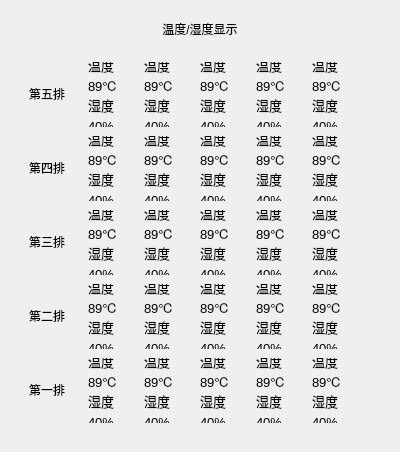
<?xml version="1.0" encoding="UTF-8"?>
<ui version="4.0">
 <class>Tem_show</class>
 <widget class="QWidget" name="Tem_show">
  <property name="geometry">
   <rect>
    <x>0</x>
    <y>0</y>
    <width>400</width>
    <height>452</height>
   </rect>
  </property>
  <property name="windowTitle">
   <string>Form</string>
  </property>
  <layout class="QVBoxLayout" name="verticalLayout">
   <item>
    <widget class="QWidget" name="status_panel" native="true">
     <layout class="QVBoxLayout" name="verticalLayout_2" stretch="2,6">
      <item>
       <layout class="QHBoxLayout" name="horizontalLayout_3" stretch="1,1,1">
        <item>
         <spacer name="horizontalSpacer_2">
          <property name="orientation">
           <enum>Qt::Horizontal</enum>
          </property>
          <property name="sizeHint" stdset="0">
           <size>
            <width>20</width>
            <height>10</height>
           </size>
          </property>
         </spacer>
        </item>
        <item>
         <widget class="QLabel" name="label_3">
          <property name="maximumSize">
           <size>
            <width>16777215</width>
            <height>30</height>
           </size>
          </property>
          <property name="styleSheet">
           <string notr="true">font: 15pt &quot;Cantarell&quot;;
border: 0px;
/*color: rgb(138, 226, 52);*/
background-color: transparent;</string>
          </property>
          <property name="text">
           <string>温度/湿度显示</string>
          </property>
          <property name="alignment">
           <set>Qt::AlignCenter</set>
          </property>
         </widget>
        </item>
        <item>
         <spacer name="horizontalSpacer">
          <property name="orientation">
           <enum>Qt::Horizontal</enum>
          </property>
          <property name="sizeHint" stdset="0">
           <size>
            <width>176</width>
            <height>10</height>
           </size>
          </property>
         </spacer>
        </item>
       </layout>
      </item>
      <item>
       <widget class="QWidget" name="widget_3" native="true">
        <layout class="QVBoxLayout" name="verticalLayout_3">
         <property name="spacing">
          <number>0</number>
         </property>
         <item>
          <widget class="QWidget" name="fifth" native="true">
           <layout class="QHBoxLayout" name="horizontalLayout_8">
            <property name="leftMargin">
             <number>0</number>
            </property>
            <property name="bottomMargin">
             <number>0</number>
            </property>
            <item>
             <widget class="QLabel" name="label_24">
              <property name="maximumSize">
               <size>
                <width>60</width>
                <height>50</height>
               </size>
              </property>
              <property name="styleSheet">
               <string notr="true">border:0px;</string>
              </property>
              <property name="text">
               <string>第五排</string>
              </property>
              <property name="wordWrap">
               <bool>true</bool>
              </property>
             </widget>
            </item>
            <item>
             <widget class="QLabel" name="sta_fiv_1">
              <property name="minimumSize">
               <size>
                <width>50</width>
                <height>50</height>
               </size>
              </property>
              <property name="maximumSize">
               <size>
                <width>50</width>
                <height>70</height>
               </size>
              </property>
              <property name="font">
               <font>
                <pointsize>10</pointsize>
               </font>
              </property>
              <property name="text">
               <string>温度89℃
湿度40%</string>
              </property>
              <property name="wordWrap">
               <bool>true</bool>
              </property>
             </widget>
            </item>
            <item>
             <widget class="QLabel" name="sta_fiv_2">
              <property name="minimumSize">
               <size>
                <width>50</width>
                <height>50</height>
               </size>
              </property>
              <property name="maximumSize">
               <size>
                <width>50</width>
                <height>70</height>
               </size>
              </property>
              <property name="font">
               <font>
                <pointsize>10</pointsize>
               </font>
              </property>
              <property name="text">
               <string>温度89℃
湿度40%</string>
              </property>
              <property name="wordWrap">
               <bool>true</bool>
              </property>
             </widget>
            </item>
            <item>
             <widget class="QLabel" name="sta_fiv_3">
              <property name="minimumSize">
               <size>
                <width>50</width>
                <height>50</height>
               </size>
              </property>
              <property name="maximumSize">
               <size>
                <width>50</width>
                <height>70</height>
               </size>
              </property>
              <property name="font">
               <font>
                <pointsize>10</pointsize>
               </font>
              </property>
              <property name="text">
               <string>温度89℃
湿度40%</string>
              </property>
              <property name="wordWrap">
               <bool>true</bool>
              </property>
             </widget>
            </item>
            <item>
             <widget class="QLabel" name="sta_fiv_4">
              <property name="minimumSize">
               <size>
                <width>50</width>
                <height>50</height>
               </size>
              </property>
              <property name="maximumSize">
               <size>
                <width>50</width>
                <height>70</height>
               </size>
              </property>
              <property name="font">
               <font>
                <pointsize>10</pointsize>
               </font>
              </property>
              <property name="text">
               <string>温度89℃
湿度40%</string>
              </property>
              <property name="wordWrap">
               <bool>true</bool>
              </property>
             </widget>
            </item>
            <item>
             <widget class="QLabel" name="sta_fiv_5">
              <property name="minimumSize">
               <size>
                <width>50</width>
                <height>50</height>
               </size>
              </property>
              <property name="maximumSize">
               <size>
                <width>50</width>
                <height>70</height>
               </size>
              </property>
              <property name="font">
               <font>
                <pointsize>10</pointsize>
               </font>
              </property>
              <property name="text">
               <string>温度89℃
湿度40%</string>
              </property>
              <property name="wordWrap">
               <bool>true</bool>
              </property>
             </widget>
            </item>
           </layout>
          </widget>
         </item>
         <item>
          <widget class="QWidget" name="fourth" native="true">
           <layout class="QHBoxLayout" name="horizontalLayout_7">
            <property name="leftMargin">
             <number>0</number>
            </property>
            <property name="bottomMargin">
             <number>0</number>
            </property>
            <item>
             <widget class="QLabel" name="label_19">
              <property name="maximumSize">
               <size>
                <width>60</width>
                <height>50</height>
               </size>
              </property>
              <property name="styleSheet">
               <string notr="true">border:0px;</string>
              </property>
              <property name="text">
               <string>第四排</string>
              </property>
              <property name="wordWrap">
               <bool>true</bool>
              </property>
             </widget>
            </item>
            <item>
             <widget class="QLabel" name="sta_fou_1">
              <property name="minimumSize">
               <size>
                <width>50</width>
                <height>50</height>
               </size>
              </property>
              <property name="maximumSize">
               <size>
                <width>50</width>
                <height>70</height>
               </size>
              </property>
              <property name="font">
               <font>
                <pointsize>10</pointsize>
               </font>
              </property>
              <property name="text">
               <string>温度89℃
湿度40%</string>
              </property>
              <property name="wordWrap">
               <bool>true</bool>
              </property>
             </widget>
            </item>
            <item>
             <widget class="QLabel" name="sta_fou_2">
              <property name="minimumSize">
               <size>
                <width>50</width>
                <height>50</height>
               </size>
              </property>
              <property name="maximumSize">
               <size>
                <width>50</width>
                <height>70</height>
               </size>
              </property>
              <property name="font">
               <font>
                <pointsize>10</pointsize>
               </font>
              </property>
              <property name="text">
               <string>温度89℃
湿度40%</string>
              </property>
              <property name="wordWrap">
               <bool>true</bool>
              </property>
             </widget>
            </item>
            <item>
             <widget class="QLabel" name="sta_fou_3">
              <property name="minimumSize">
               <size>
                <width>50</width>
                <height>50</height>
               </size>
              </property>
              <property name="maximumSize">
               <size>
                <width>50</width>
                <height>70</height>
               </size>
              </property>
              <property name="font">
               <font>
                <pointsize>10</pointsize>
               </font>
              </property>
              <property name="text">
               <string>温度89℃
湿度40%</string>
              </property>
              <property name="wordWrap">
               <bool>true</bool>
              </property>
             </widget>
            </item>
            <item>
             <widget class="QLabel" name="sta_fou_4">
              <property name="minimumSize">
               <size>
                <width>50</width>
                <height>50</height>
               </size>
              </property>
              <property name="maximumSize">
               <size>
                <width>50</width>
                <height>70</height>
               </size>
              </property>
              <property name="font">
               <font>
                <pointsize>10</pointsize>
               </font>
              </property>
              <property name="text">
               <string>温度89℃
湿度40%</string>
              </property>
              <property name="wordWrap">
               <bool>true</bool>
              </property>
             </widget>
            </item>
            <item>
             <widget class="QLabel" name="sta_fou_5">
              <property name="minimumSize">
               <size>
                <width>50</width>
                <height>50</height>
               </size>
              </property>
              <property name="maximumSize">
               <size>
                <width>50</width>
                <height>70</height>
               </size>
              </property>
              <property name="font">
               <font>
                <pointsize>10</pointsize>
               </font>
              </property>
              <property name="text">
               <string>温度89℃
湿度40%</string>
              </property>
              <property name="wordWrap">
               <bool>true</bool>
              </property>
             </widget>
            </item>
           </layout>
          </widget>
         </item>
         <item>
          <widget class="QWidget" name="third" native="true">
           <layout class="QHBoxLayout" name="horizontalLayout_6">
            <property name="leftMargin">
             <number>0</number>
            </property>
            <property name="bottomMargin">
             <number>0</number>
            </property>
            <item>
             <widget class="QLabel" name="label_14">
              <property name="maximumSize">
               <size>
                <width>60</width>
                <height>50</height>
               </size>
              </property>
              <property name="styleSheet">
               <string notr="true">border:0px;</string>
              </property>
              <property name="text">
               <string>第三排</string>
              </property>
              <property name="wordWrap">
               <bool>true</bool>
              </property>
             </widget>
            </item>
            <item>
             <widget class="QLabel" name="sta_thi_1">
              <property name="minimumSize">
               <size>
                <width>50</width>
                <height>50</height>
               </size>
              </property>
              <property name="maximumSize">
               <size>
                <width>50</width>
                <height>70</height>
               </size>
              </property>
              <property name="font">
               <font>
                <pointsize>10</pointsize>
               </font>
              </property>
              <property name="text">
               <string>温度89℃
湿度40%</string>
              </property>
              <property name="wordWrap">
               <bool>true</bool>
              </property>
             </widget>
            </item>
            <item>
             <widget class="QLabel" name="sta_thi_2">
              <property name="minimumSize">
               <size>
                <width>50</width>
                <height>50</height>
               </size>
              </property>
              <property name="maximumSize">
               <size>
                <width>50</width>
                <height>70</height>
               </size>
              </property>
              <property name="font">
               <font>
                <pointsize>10</pointsize>
               </font>
              </property>
              <property name="text">
               <string>温度89℃
湿度40%</string>
              </property>
              <property name="wordWrap">
               <bool>true</bool>
              </property>
             </widget>
            </item>
            <item>
             <widget class="QLabel" name="sta_thi_3">
              <property name="minimumSize">
               <size>
                <width>50</width>
                <height>50</height>
               </size>
              </property>
              <property name="maximumSize">
               <size>
                <width>50</width>
                <height>70</height>
               </size>
              </property>
              <property name="font">
               <font>
                <pointsize>10</pointsize>
               </font>
              </property>
              <property name="text">
               <string>温度89℃
湿度40%</string>
              </property>
              <property name="wordWrap">
               <bool>true</bool>
              </property>
             </widget>
            </item>
            <item>
             <widget class="QLabel" name="sta_thi_4">
              <property name="minimumSize">
               <size>
                <width>50</width>
                <height>50</height>
               </size>
              </property>
              <property name="maximumSize">
               <size>
                <width>50</width>
                <height>70</height>
               </size>
              </property>
              <property name="font">
               <font>
                <pointsize>10</pointsize>
               </font>
              </property>
              <property name="text">
               <string>温度89℃
湿度40%</string>
              </property>
              <property name="wordWrap">
               <bool>true</bool>
              </property>
             </widget>
            </item>
            <item>
             <widget class="QLabel" name="sta_thi_5">
              <property name="minimumSize">
               <size>
                <width>50</width>
                <height>50</height>
               </size>
              </property>
              <property name="maximumSize">
               <size>
                <width>50</width>
                <height>70</height>
               </size>
              </property>
              <property name="font">
               <font>
                <pointsize>10</pointsize>
               </font>
              </property>
              <property name="text">
               <string>温度89℃
湿度40%</string>
              </property>
              <property name="wordWrap">
               <bool>true</bool>
              </property>
             </widget>
            </item>
           </layout>
          </widget>
         </item>
         <item>
          <widget class="QWidget" name="second" native="true">
           <layout class="QHBoxLayout" name="horizontalLayout_4">
            <property name="leftMargin">
             <number>0</number>
            </property>
            <property name="bottomMargin">
             <number>0</number>
            </property>
            <item>
             <widget class="QLabel" name="label_4">
              <property name="maximumSize">
               <size>
                <width>60</width>
                <height>50</height>
               </size>
              </property>
              <property name="styleSheet">
               <string notr="true">border:0px;</string>
              </property>
              <property name="text">
               <string>第二排</string>
              </property>
              <property name="wordWrap">
               <bool>true</bool>
              </property>
             </widget>
            </item>
            <item>
             <widget class="QLabel" name="sta_sec_1">
              <property name="minimumSize">
               <size>
                <width>50</width>
                <height>50</height>
               </size>
              </property>
              <property name="maximumSize">
               <size>
                <width>50</width>
                <height>70</height>
               </size>
              </property>
              <property name="font">
               <font>
                <pointsize>10</pointsize>
               </font>
              </property>
              <property name="text">
               <string>温度89℃
湿度40%</string>
              </property>
              <property name="wordWrap">
               <bool>true</bool>
              </property>
             </widget>
            </item>
            <item>
             <widget class="QLabel" name="sta_sec_2">
              <property name="minimumSize">
               <size>
                <width>50</width>
                <height>50</height>
               </size>
              </property>
              <property name="maximumSize">
               <size>
                <width>50</width>
                <height>70</height>
               </size>
              </property>
              <property name="font">
               <font>
                <pointsize>10</pointsize>
               </font>
              </property>
              <property name="text">
               <string>温度89℃
湿度40%</string>
              </property>
              <property name="wordWrap">
               <bool>true</bool>
              </property>
             </widget>
            </item>
            <item>
             <widget class="QLabel" name="sta_sec_3">
              <property name="minimumSize">
               <size>
                <width>50</width>
                <height>50</height>
               </size>
              </property>
              <property name="maximumSize">
               <size>
                <width>50</width>
                <height>70</height>
               </size>
              </property>
              <property name="font">
               <font>
                <pointsize>10</pointsize>
               </font>
              </property>
              <property name="text">
               <string>温度89℃
湿度40%</string>
              </property>
              <property name="wordWrap">
               <bool>true</bool>
              </property>
             </widget>
            </item>
            <item>
             <widget class="QLabel" name="sta_sec_4">
              <property name="minimumSize">
               <size>
                <width>50</width>
                <height>50</height>
               </size>
              </property>
              <property name="maximumSize">
               <size>
                <width>50</width>
                <height>70</height>
               </size>
              </property>
              <property name="font">
               <font>
                <pointsize>10</pointsize>
               </font>
              </property>
              <property name="text">
               <string>温度89℃
湿度40%</string>
              </property>
              <property name="wordWrap">
               <bool>true</bool>
              </property>
             </widget>
            </item>
            <item>
             <widget class="QLabel" name="sta_sec_5">
              <property name="minimumSize">
               <size>
                <width>50</width>
                <height>50</height>
               </size>
              </property>
              <property name="maximumSize">
               <size>
                <width>50</width>
                <height>70</height>
               </size>
              </property>
              <property name="font">
               <font>
                <pointsize>10</pointsize>
               </font>
              </property>
              <property name="text">
               <string>温度89℃
湿度40%</string>
              </property>
              <property name="wordWrap">
               <bool>true</bool>
              </property>
             </widget>
            </item>
           </layout>
          </widget>
         </item>
         <item>
          <widget class="QWidget" name="first" native="true">
           <layout class="QHBoxLayout" name="horizontalLayout_5">
            <property name="leftMargin">
             <number>0</number>
            </property>
            <property name="bottomMargin">
             <number>0</number>
            </property>
            <item>
             <widget class="QLabel" name="label_9">
              <property name="maximumSize">
               <size>
                <width>60</width>
                <height>50</height>
               </size>
              </property>
              <property name="styleSheet">
               <string notr="true">border:0px;</string>
              </property>
              <property name="text">
               <string>第一排</string>
              </property>
              <property name="wordWrap">
               <bool>true</bool>
              </property>
             </widget>
            </item>
            <item>
             <widget class="QLabel" name="sta_fir_1">
              <property name="minimumSize">
               <size>
                <width>50</width>
                <height>50</height>
               </size>
              </property>
              <property name="maximumSize">
               <size>
                <width>50</width>
                <height>70</height>
               </size>
              </property>
              <property name="font">
               <font>
                <pointsize>10</pointsize>
               </font>
              </property>
              <property name="text">
               <string>温度89℃
湿度40%</string>
              </property>
              <property name="wordWrap">
               <bool>true</bool>
              </property>
             </widget>
            </item>
            <item>
             <widget class="QLabel" name="sta_fir_2">
              <property name="minimumSize">
               <size>
                <width>50</width>
                <height>50</height>
               </size>
              </property>
              <property name="maximumSize">
               <size>
                <width>50</width>
                <height>70</height>
               </size>
              </property>
              <property name="font">
               <font>
                <pointsize>10</pointsize>
               </font>
              </property>
              <property name="text">
               <string>温度89℃
湿度40%</string>
              </property>
              <property name="wordWrap">
               <bool>true</bool>
              </property>
             </widget>
            </item>
            <item>
             <widget class="QLabel" name="sta_fir_3">
              <property name="minimumSize">
               <size>
                <width>50</width>
                <height>50</height>
               </size>
              </property>
              <property name="maximumSize">
               <size>
                <width>50</width>
                <height>70</height>
               </size>
              </property>
              <property name="font">
               <font>
                <pointsize>10</pointsize>
               </font>
              </property>
              <property name="text">
               <string>温度89℃
湿度40%</string>
              </property>
              <property name="wordWrap">
               <bool>true</bool>
              </property>
             </widget>
            </item>
            <item>
             <widget class="QLabel" name="sta_fir_4">
              <property name="minimumSize">
               <size>
                <width>50</width>
                <height>50</height>
               </size>
              </property>
              <property name="maximumSize">
               <size>
                <width>50</width>
                <height>70</height>
               </size>
              </property>
              <property name="font">
               <font>
                <pointsize>10</pointsize>
               </font>
              </property>
              <property name="text">
               <string>温度89℃
湿度40%</string>
              </property>
              <property name="wordWrap">
               <bool>true</bool>
              </property>
             </widget>
            </item>
            <item>
             <widget class="QLabel" name="sta_fir_5">
              <property name="minimumSize">
               <size>
                <width>50</width>
                <height>50</height>
               </size>
              </property>
              <property name="maximumSize">
               <size>
                <width>50</width>
                <height>70</height>
               </size>
              </property>
              <property name="font">
               <font>
                <pointsize>10</pointsize>
               </font>
              </property>
              <property name="text">
               <string>温度89℃
湿度40%</string>
              </property>
              <property name="wordWrap">
               <bool>true</bool>
              </property>
             </widget>
            </item>
           </layout>
          </widget>
         </item>
        </layout>
       </widget>
      </item>
     </layout>
    </widget>
   </item>
  </layout>
 </widget>
 <resources/>
 <connections/>
</ui>
